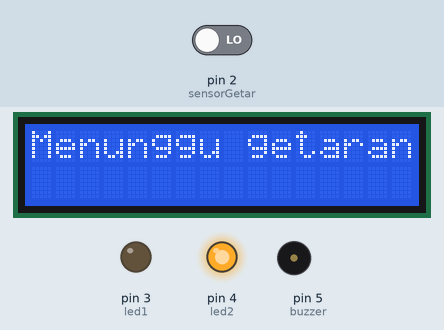
A sketch run on a simulated Arduino Uno, built with avr-gcc and run on an emulated ATmega328P. On the bench: 16×2 character LCD, output pins drawn as LEDs (lit = HIGH), buzzer (waves = sounding, pin HIGH). The test bench sets the inputs (shaded band); at power-on: pin 2 (sensorGetar) LOW.

Above: at 1.2 s.
1.3 s: pin 2 (sensorGetar) driven HIGH
At 3.0 s:
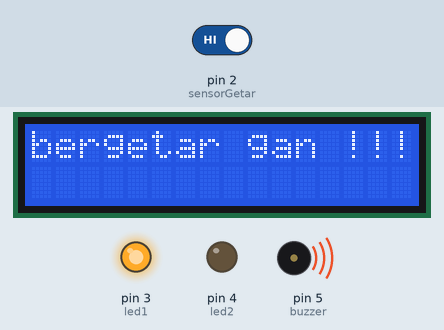
3.6 s: pin 2 (sensorGetar) driven LOW
At 7.16 s:
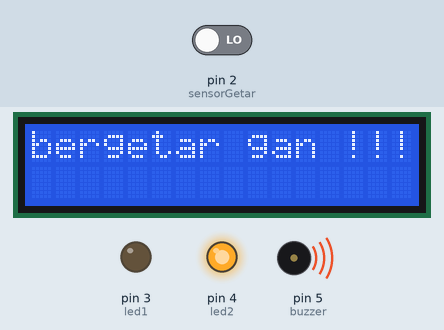
Timing chart, 0 to 8.7 s (numbered marks = the images above; inputs shaded):
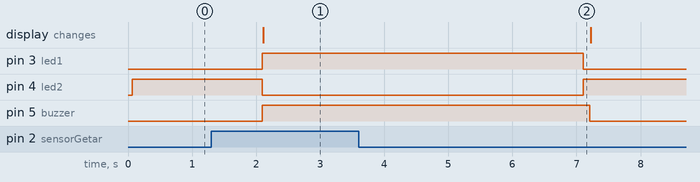

Measured:
- after the input at 1.3 s, pin 3 (led1), pin 5 (buzzer): LOW → HIGH after 0.79 s; pin 4 (led2): HIGH → LOW after 0.79 s; the display: changes after 0.81 s (image 1)
- after the input at 3.6 s, pin 3 (led1): goes on until 7.1 s, then stays LOW; pin 4 (led2): goes on until 7.1 s, then stays HIGH; pin 5 (buzzer): HIGH → LOW after 3.6 s

The sketch:

sensor_getar_lcd.ino
```cpp
#include <LiquidCrystal_I2C.h>
LiquidCrystal_I2C lcd(0x27 ,2,1,0,4,5,6,7,3, POSITIVE);

int sensorGetar = 2;
int led1 = 3; // Set Pin 3 untuk LED Hijau
int led2 = 4; // Set Pin 4 untuk LED Merah
int buzzer = 5; // Set Pin 5 untuk Buzzer

void setup() {
  lcd.begin(16, 2);
  pinMode(sensorGetar, INPUT); // Jadikan Vibration sensor sebagai input
  pinMode(led1, OUTPUT); // Jadikan indikatorHijau sebagai Output
  pinMode(led2, OUTPUT); // Jadiikan indikatorMerah sebagai Output
  pinMode(buzzer, OUTPUT); // Jadikan indikatorBuzzer sebagai Output
}

void loop() {
  if ( digitalRead(sensorGetar) == HIGH) { // Jika ada getaran di sensor = HIGH
    digitalWrite(led1, HIGH); // Aktifkan indikator Hijau
    digitalWrite(led2, LOW); // Matikan indikator Merah
    digitalWrite(buzzer, HIGH); // // Aktifkan indikator Buzzer
    lcd.setCursor(0, 0);
    lcd.print("bergetar gan !!!");
    delay(5000); // Tunda 5 detik
    digitalWrite(led1, LOW); // Matikan indikator Hijau
    digitalWrite(led2, HIGH); // Aktifkan indikator Merah
    delay(100); // Delay untuk menunggu getaran selanjutnya
  }
  else
 {
    digitalWrite(led1, LOW); // Matikan indikator Hijau
    digitalWrite(led2, HIGH); // Aktifkan indikator Merah
    digitalWrite(buzzer, LOW); // Matikan indikator Buzzer
    lcd.setCursor(0, 0);
    lcd.print("Menunggu getaran");
    delay(1000);
  }
}
```
